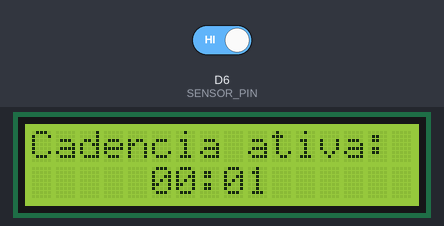
The sketch below on a simulated ESP8266 (NodeMCU). Parts: 16×2 character LCD. The inputs (shaded band) are chosen by the test bench; at power-on: D6 (SENSOR_PIN) HIGH. WiFi joins after 1.5 s; servers stay silent unless stated; network time is answered at once with the bench clock; the local clock reads 2024-03-15 10:24:30 at power-on unless the sketch sets it; random numbers use the default seed unless the sketch sets one; no MQTT or app messages arrive unless stated; what the sketch prints to the serial monitor is not drawn.

Above: at 1.9 s.
At 6.2 s:
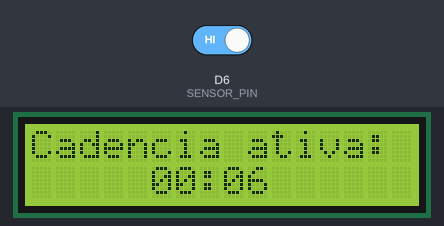
At 11.2 s:
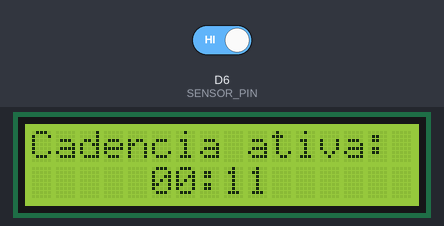
At 20.1 s:
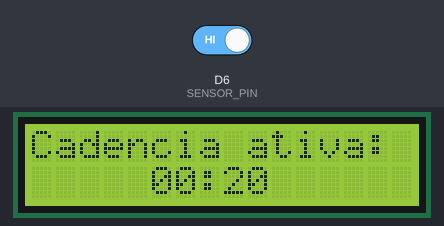
At 27.2 s:
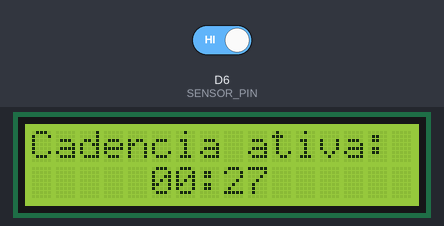
At 38.2 s:
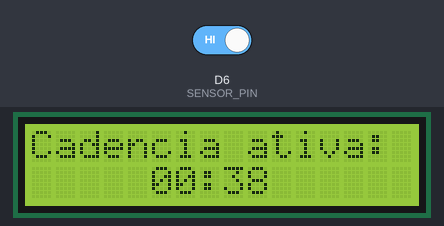

The sketch:

MQTT.ino
```cpp
#include <Wire.h>
#include <LiquidCrystal_I2C.h>
#include <ESP8266WiFi.h>
#include <PubSubClient.h>
#include <WiFiClientSecure.h>
#include <NTPClient.h>
#include <WiFiUdp.h>

#define SENSOR_PIN D6            // Pino digital para leitura do sensor
#define DEBOUNCE_DELAY 50        // Tempo de debounce para estabilização do sinal (não usado aqui)

const char* ssid = "Aimee1306";
const char* password = "@fernandacampos1306";

const char* mqtt_server = "534dc0a4d7544a60a30022826acda692.s1.eu.hivemq.cloud";
const char* mqtt_username = "Iotenvases";
const char* mqtt_password = "Iotenvases42";
const int mqtt_port = 8883;

WiFiUDP ntpUDP;
NTPClient timeClient(ntpUDP, "pool.ntp.org", -3 * 3600); // Horário de Brasília

static const char *root_ca PROGMEM = R"EOF(
-----BEGIN CERTIFICATE-----
MIIDrzCCApegAwIBAgIQCDvgVpBCRrGhdWrJWZHHSjANBgkqhkiG9w0BAQUFADBh
MQswCQYDVQQGEwJVUzEVMBMGA1UEChMMRGlnaUNlcnQgSW5jMRkwFwYDVQQLExB3
d3cuZGlnaWNlcnQuY29tMSAwHgYDVQQDExdEaWdpQ2VydCBHbG9iYWwgUm9vdCBD
QTAeFw0wNjExMTAwMDAwMDBaFw0zMTExMTAwMDAwMDBaMGExCzAJBgNVBAYTAlVT
MRUwEwYDVQQKEwxEaWdpQ2VydCBJbmMxGTAXBgNVBAsTEHd3dy5kaWdpY2VydC5j
b20xIDAeBgNVBAMTF0RpZ2lDZXJ0IEdsb2JhbCBSb290IENBMIIBIjANBgkqhkiG
9w0BAQEFAAOCAQ8AMIIBCgKCAQEA4jvhEXLeqKTTo1eqUKKPC3eQyaKl7hLOllsB
CSDMAZOnTjC3U/dDxGkAV53ijSLdhwZAAIEJzs4bg7/fzTtxRuLWZscFs3YnFo97
nh6Vfe63SKMI2tavegw5BmV/Sl0fvBf4q77uKNd0f3p4mVmFaG5cIzJLv07A6Fpt
43C/dxC//AH2hdmoRBBYMql1GNXRor5H4idq9Joz+EkIYIvUX7Q6hL+hqkpMfT7P
T19sdl6gSzeRntwi5m3OFBqOasv+zbMUZBfHWymeMr/y7vrTC0LUq7dBMtoM1O/4
gdW7jVg/tRvoSSiicNoxBN33shbyTApOB6jtSj1etX+jkMOvJwIDAQABo2MwYTAO
BgNVHQ8BAf8EBAMCAYYwDwYDVR0TAQH/BAUwAwEB/zAdBgNVHQ4EFgQUA95QNVbR
TLtm8KPiGxvDl7I90VUwHwYDVR0jBBgwFoAUA95QNVbRTLtm8KPiGxvDl7I90VUw
DQYJKoZIhvcNAQEFBQADggEBAMucN6pIExIK+t1EnE9SsPTfrgT1eXkIoyQY/Esr
hMAtudXH/vTBH1jLuG2cenTnmCmrEbXjcKChzUyImZOMkXDiqw8cvpOp/2PV5Adg
06O/nVsJ8dWO41P0jmP6P6fbtGbfYmbW0W5BjfIttep3Sp+dWOIrWcBAI+0tKIJF
PnlUkiaY4IBIqDfv8NZ5YBberOgOzW6sRBc4L0na4UU+Krk2U886UAb3LujEV0ls
YSEY1QSteDwsOoBrp+uvFRTp2InBuThs4pFsiv9kuXclVzDAGySj4dzp30d8tbQk
CAUw7C29C79Fv1C5qfPrmAESrciIxpg0X40KPMbp1ZWVbd4=
-----END CERTIFICATE-----
)EOF";

WiFiClientSecure espClient;
PubSubClient client(espClient);

unsigned long lastLowTime = 0;
unsigned long currentTime = 0;
unsigned long stateStartTime = 0;
unsigned long lastEdgeTime = 0;
unsigned long cadenceTotalTime = 0;
unsigned long nonCadenceTotalTime = 0;
unsigned int lowSignalCount = 0;
bool inCadence = true;
int edgeCount = 0;
int lastSensorState = HIGH;

LiquidCrystal_I2C lcd(0x27, 16, 2);

void setup_wifi() {
  Serial.begin(115200);
  delay(10);
  Serial.print("Conectando ao WiFi: ");
  Serial.println(ssid);

  WiFi.mode(WIFI_STA);
  WiFi.begin(ssid, password);
  while (WiFi.status() != WL_CONNECTED) {
    delay(500);
    Serial.print(".");
  }

  Serial.println("\nWiFi conectado. IP:");
  Serial.println(WiFi.localIP());
}

void callback(char* topic, byte* payload, unsigned int length) {
  // Mensagens recebidas via MQTT podem ser processadas aqui
}

void reconnect() {
  while (!client.connected()) {
    Serial.print("Tentando conectar ao MQTT... ");
    String clientId = "ESP8266Client-";
    clientId += String(random(0xffff), HEX);

    if (client.connect(clientId.c_str(), mqtt_username, mqtt_password)) {
      Serial.println("Conectado ao MQTT.");
    } else {
      Serial.print("Falha ao conectar. Código: ");
      Serial.print(client.state());
      Serial.println(". Tentando novamente em 5 segundos...");
      delay(5000);
    }
  }
}

void setup() {
  pinMode(SENSOR_PIN, INPUT);
  Serial.begin(115200);
  lcd.init();
  lcd.backlight();
  stateStartTime = millis();
  lcd.clear();

  setup_wifi();

  #ifdef ESP8266
  espClient.setInsecure();
  #else
  espClient.setCACert(root_ca);
  #endif

  client.setServer(mqtt_server, mqtt_port);
  client.setCallback(callback);
  timeClient.begin();
}

void loop() {
  currentTime = millis();

  if (!client.connected()) {
    reconnect();
  }
  client.loop();
  timeClient.update();

  int sensorState = digitalRead(SENSOR_PIN);

  if (sensorState == LOW && lastSensorState == HIGH) {
    lastLowTime = currentTime;
    lastEdgeTime = currentTime;
    lowSignalCount++;

    if (!inCadence) {
      edgeCount++;
    }

    if (!inCadence && edgeCount >= 5) {
      nonCadenceTotalTime += (currentTime - stateStartTime);
      stateStartTime = currentTime;
      inCadence = true;
      edgeCount = 0;
    }
  }

  if ((currentTime - lastLowTime) >= 300000 && inCadence) {
    cadenceTotalTime += (currentTime - stateStartTime);
    stateStartTime = currentTime;
    inCadence = false;
    edgeCount = 0;
  }

  // Publicação MQTT
  if (client.connected()) {
    String cadenceStatus = inCadence ? "Em cadência" : "Fora de cadência";

    unsigned long currentCadenceTime = 0;
    unsigned long currentNonCadenceTime = 0;

    if (inCadence) {
      currentCadenceTime = (currentTime - stateStartTime) / 1000;
    } else {
      currentNonCadenceTime = (currentTime - stateStartTime) / 1000;
    }

    String payload = "{\"cadenceStatus\": \"" + cadenceStatus + "\", "
                     "\"lowSignalCount\": " + String(lowSignalCount) + ", "
                     "\"cadenceTotalTime\": " + String(cadenceTotalTime / 1000) + ", "
                     "\"nonCadenceTotalTime\": " + String(nonCadenceTotalTime / 1000) + ", "
                     "\"currentCadenceTime\": " + String(currentCadenceTime) + ", "
                     "\"currentNonCadenceTime\": " + String(currentNonCadenceTime) + "}";

    client.publish("machine/status", payload.c_str());
  }

  // LCD Display
  lcd.clear();
  if (inCadence) {
    unsigned long currentCadenceTime = currentTime - stateStartTime;
    lcd.setCursor(0, 0);
    lcd.print("Cadencia ativa:");
    lcd.setCursor(5, 1);
    printTimeLCD(currentCadenceTime / 1000);
  } else {
    unsigned long currentNonCadenceTime = currentTime - stateStartTime;
    lcd.setCursor(0, 0);
    lcd.print("Fora de cadencia:");
    lcd.setCursor(5, 1);
    printTimeLCD(currentNonCadenceTime / 1000);
  }

  lastSensorState = sensorState;

  // Reset diário
  int currentHour = timeClient.getHours();
  int currentMinute = timeClient.getMinutes();
  if (currentHour == 0 && currentMinute == 0) {
    lowSignalCount = 0;
    cadenceTotalTime = 0;
    nonCadenceTotalTime = 0;
  }
}

// Função para exibir MM:SS no LCD
void printTimeLCD(unsigned long totalSeconds) {
  unsigned long minutes = totalSeconds / 60;
  unsigned long seconds = totalSeconds % 60;
  if (minutes < 10) lcd.print("0");
  lcd.print(minutes);
  lcd.print(":");
  if (seconds < 10) lcd.print("0");
  lcd.print(seconds);
}
```

Measured:
- what the display in image 0 shows lasts 0.4 s, from 1.7 s to 2.1 s
- what the display in image 1 shows lasts 1.0 s, from 6.1 s to 7.1 s
